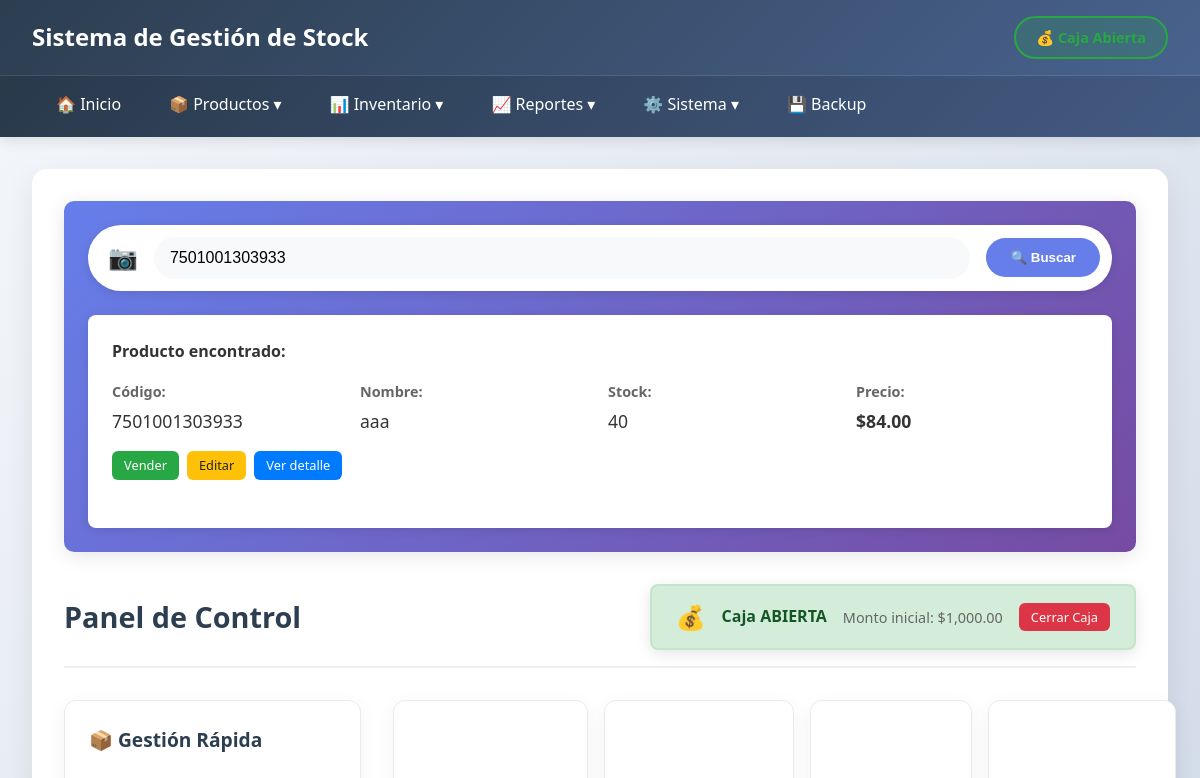
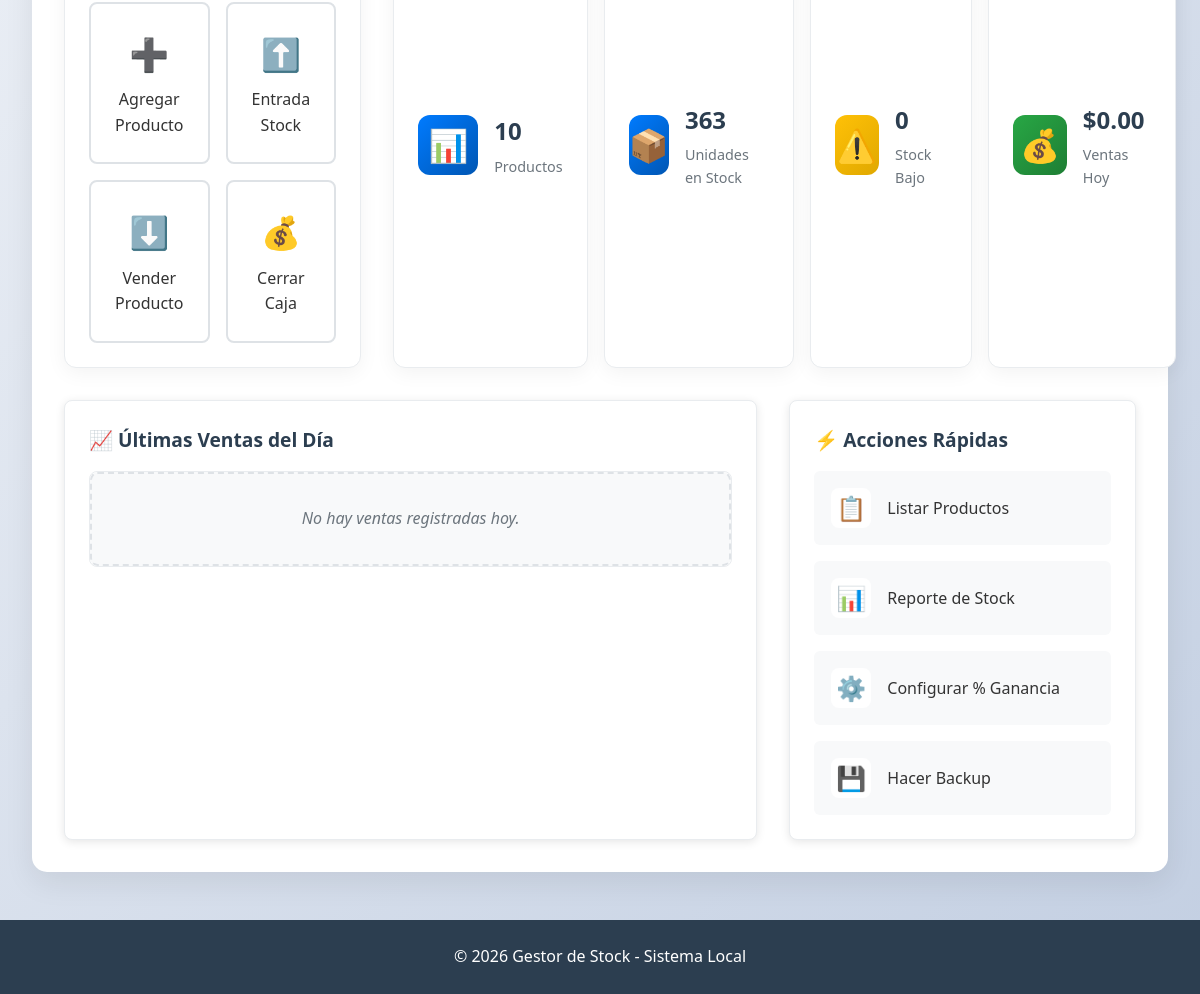
Screenshot of /index.php?buscar=7501001303933 with the database file from the repository (2 pictures, top to bottom).
### tables this page shows
CREATE TABLE `productos` (
  `id` int(11) NOT NULL AUTO_INCREMENT,
  `codigo_barras` varchar(100) NOT NULL,
  `nombre` varchar(255) NOT NULL,
  `descripcion` text DEFAULT NULL,
  `precio_compra` decimal(10,2) DEFAULT 0.00,
  `precio_venta` decimal(10,2) DEFAULT 0.00,
  `stock_actual` int(11) DEFAULT 0,
  `stock_minimo` int(11) DEFAULT 0,
  `fecha_creacion` timestamp NOT NULL DEFAULT current_timestamp(),
  `fecha_actualizacion` timestamp NOT NULL DEFAULT current_timestamp() ON UPDATE current_timestamp(),
  PRIMARY KEY (`id`),
  UNIQUE KEY `codigo_barras` (`codigo_barras`),
  KEY `idx_codigo_barras` (`codigo_barras`),
  KEY `idx_nombre` (`nombre`),
  KEY `idx_stock` (`stock_actual`),
  KEY `idx_fecha_creacion` (`fecha_creacion`),
  KEY `idx_productos_stock_minimo` (`stock_minimo`),
  KEY `idx_productos_precio_venta` (`precio_venta`)
);

CREATE TABLE `caja` (
  `id` int(11) NOT NULL AUTO_INCREMENT,
  `fecha_apertura` datetime NOT NULL,
  `fecha_cierre` datetime DEFAULT NULL,
  `monto_inicial` decimal(10,2) NOT NULL DEFAULT 0.00,
  `monto_final` decimal(10,2) DEFAULT NULL,
  `estado` enum('abierta','cerrada') DEFAULT 'abierta',
  `observaciones` text DEFAULT NULL,
  PRIMARY KEY (`id`),
  KEY `idx_fecha_apertura` (`fecha_apertura`),
  KEY `idx_estado` (`estado`),
  KEY `idx_fecha_cierre` (`fecha_cierre`),
  KEY `idx_caja_fecha_apertura_cierre` (`fecha_apertura`,`fecha_cierre`)
);

### includes/functions.php (called while the page is built, shortened)
<?php
class Functions {
    private $conn;
    public function __construct($db) {
        $this->conn = $db;
    }
    private function tableExists($tableName) {
        try {
            $query = "SHOW TABLES LIKE :table";
            $stmt = $this->conn->prepare($query);
            $stmt->bindValue(':table', $tableName);
            $stmt->execute();
            return $stmt->rowCount() > 0;
        } catch(PDOException $e) {
            return false;
        }
    }
    public function createMissingTables() {
        $tables = [
            'caja' => "CREATE TABLE IF NOT EXISTS caja (
                id INT AUTO_INCREMENT PRIMARY KEY,
                fecha_apertura DATETIME NOT NULL,
                fecha_cierre DATETIME,
                monto_inicial DECIMAL(10,2) NOT NULL DEFAULT 0,
                monto_final DECIMAL(10,2),
                estado ENUM('abierta', 'cerrada') DEFAULT 'abierta',
                observaciones TEXT
            )",
            'configuracion' => "CREATE TABLE IF NOT EXISTS configuracion (
                id INT AUTO_INCREMENT PRIMARY KEY,
                clave VARCHAR(50) UNIQUE NOT NULL,
                valor VARCHAR(255),
                descripcion TEXT
            )"
        ];
        foreach ($tables as $table => $sql) {
            if (!$this->tableExists($table)) {
                try {
                    $stmt = $this->conn->prepare($sql);
                    $stmt->execute();
                    if ($table == 'configuracion') {
                        $default_data = [
                            ['porcentaje_ganancia', '10', 'Porcentaje de ganancia aplicado al precio de compra para calcular precio de venta'],
                            ['usuario_default', 'Administrador', 'Usuario por defecto para movimientos']
                        ];
                        foreach ($default_data as $data) {
                            $query = "INSERT IGNORE INTO configuracion (clave, valor, descripcion) VALUES (?, ?, ?)";
                            $stmt = $this->conn->prepare($query);
                            $stmt->execute($data);
                        }
                    }
                } catch(PDOException $e) {
                    error_log("Error creating table $table: " . $e->getMessage());
                }
            }
        }
    }
    public function isCajaAbierta() {
        $this->createMissingTables();
        try {
            $query = "SELECT * FROM caja WHERE estado = 'abierta' ORDER BY id DESC LIMIT 1";
            $stmt = $this->conn->prepare($query);
            $stmt->execute();
            return $stmt->fetch(PDO::FETCH_ASSOC);
        } catch(PDOException $e) {
            return false;
        }
    }
}
?>

### index.php (the view, shortened to what this page needs)
<?php
require_once 'includes/functions.php';
$database = new Database();
$db = $database->getConnection();
$functions = new Functions($db);
$caja_abierta = $functions->isCajaAbierta();
$query_stats = "SELECT
    COUNT(*) as total_productos,
    SUM(stock_actual) as total_stock,
    SUM(CASE WHEN stock_actual <= stock_minimo THEN 1 ELSE 0 END) as stock_bajo
    FROM productos";
$stmt_stats = $db->prepare($query_stats);
$stmt_stats->execute();
$stats = $stmt_stats->fetch(PDO::FETCH_ASSOC);
$query_ventas = "SELECT p.nombre, m.cantidad, p.precio_venta, m.fecha_movimiento
                 FROM movimientos_inventario m
                 JOIN productos p ON m.producto_id = p.id
                 WHERE m.tipo = 'salida'
                 AND DATE(m.fecha_movimiento) = CURDATE()
                 ORDER BY m.fecha_movimiento DESC
                 LIMIT 10";
$stmt_ventas = $db->prepare($query_ventas);
$stmt_ventas->execute();
$ultimas_ventas = $stmt_ventas->fetchAll(PDO::FETCH_ASSOC);
$total_ventas_dia = 0;
$codigo_buscado = '';
$producto_encontrado = null;
if (isset($_GET['buscar'])) {
    $codigo_buscado = trim($_GET['buscar']);
    if (!empty($codigo_buscado)) {
        $query_buscar = "SELECT * FROM productos WHERE codigo_barras = :codigo";
        $stmt_buscar = $db->prepare($query_buscar);
        $stmt_buscar->bindParam(':codigo', $codigo_buscado);
        $stmt_buscar->execute();
        $producto_encontrado = $stmt_buscar->fetch(PDO::FETCH_ASSOC);
    }
}
?>
<?php include 'includes/header.php'; ?>
<div class="dashboard">
    <div class="barcode-scanner-section">
        <div class="scanner-container">
            <div class="scanner-icon">📷</div>
            <input type="text"
                   id="barcode-scanner"
                   class="barcode-input"
                   placeholder="Escanea un código de barras o ingrésalo manualmente..."
                   autofocus
                   value="<?php echo htmlspecialchars($codigo_buscado); ?>">
            <button type="button" onclick="buscarProducto()" class="btn-scanner">🔍 Buscar</button>
        </div>
        <?php if ($codigo_buscado && $producto_encontrado): ?>
        <div class="producto-encontrado">
            <h4>Producto encontrado:</h4>
            <div class="producto-info">
                <div class="producto-dato">
                    <span class="label">Código:</span>
                    <span class="value"><?php echo htmlspecialchars($producto_encontrado['codigo_barras']); ?></span>
                </div>
                <div class="producto-dato">
                    <span class="label">Nombre:</span>
                    <span class="value"><?php echo htmlspecialchars($producto_encontrado['nombre']); ?></span>
                </div>
                <div class="producto-dato">
                    <span class="label">Stock:</span>
                    <span class="value <?php echo $producto_encontrado['stock_actual'] <= $producto_encontrado['stock_minimo'] ? 'stock-bajo' : 'stock-normal'; ?>">
                        <?php echo $producto_encontrado['stock_actual']; ?>
                    </span>
                </div>
                <div class="producto-dato">
                    <span class="label">Precio:</span>
                    <span class="value precio">$<?php echo number_format($producto_encontrado['precio_venta'], 2); ?></span>
                </div>
                <div class="producto-acciones">
                    <a href="modules/inventario/salida.php?producto_id=<?php echo $producto_encontrado['id']; ?>" class="btn btn-success btn-small">Vender</a>
                    <a href="modules/productos/editar.php?id=<?php echo $producto_encontrado['id']; ?>" class="btn btn-warning btn-small">Editar</a>
                    <a href="modules/productos/listar.php?buscar=<?php echo urlencode($codigo_buscado); ?>" class="btn btn-info btn-small">Ver detalle</a>
                </div>
            </div>
        </div>
        <?php endif; ?>
    </div>
    <div class="welcome-section">
        <h2>Panel de Control</h2>
        <div class="status-caja <?php echo $caja_abierta ? 'abierta' : 'cerrada'; ?>">
            <span class="status-icon"><?php echo $caja_abierta ? '💰' : '🔒'; ?></span>
            <span class="status-text">Caja <?php echo $caja_abierta ? 'ABIERTA' : 'CERRADA'; ?></span>
            <?php if ($caja_abierta): ?>
                <span class="status-monto">Monto inicial: $<?php echo number_format($caja_abierta['monto_inicial'], 2); ?></span>
                <a href="modules/caja/cierre.php" class="btn btn-danger btn-small">Cerrar Caja</a>
            <?php else: ?>
                <a href="modules/caja/apertura.php" class="btn btn-success btn-small">Abrir Caja</a>
            <?php endif; ?>
        </div>
    </div>
    <div class="quick-actions">
        <div class="action-card">
            <h3>📦 Gestión Rápida</h3>
            <div class="action-buttons">
                <a href="modules/productos/agregar.php" class="btn-action">
                    <span class="icon">➕</span>
                    <span>Agregar Producto</span>
                </a>
                <a href="modules/inventario/entrada.php" class="btn-action">
                    <span class="icon">⬆️</span>
                    <span>Entrada Stock</span>
                </a>
                <a href="modules/inventario/salida.php" class="btn-action">
                    <span class="icon">⬇️</span>
                    <span>Vender Producto</span>
                </a>
                <a href="modules/caja/cierre.php" class="btn-action">
                    <span class="icon">💰</span>
                    <span>Cerrar Caja</span>
                </a>
            </div>
        </div>
        <div class="stats">
            <div class="stat-card">
                <div class="stat-icon">📊</div>
                <div class="stat-info">
                    <h4><?php echo $stats['total_productos']; ?></h4>
                    <p>Productos</p>
                </div>
            </div>
            <div class="stat-card">
                <div class="stat-icon">📦</div>
                <div class="stat-info">
                    <h4><?php echo $stats['total_stock']; ?></h4>
                    <p>Unidades en Stock</p>
                </div>
            </div>
            <div class="stat-card warning">
                <div class="stat-icon">⚠️</div>
                <div class="stat-info">
                    <h4><?php echo $stats['stock_bajo']; ?></h4>
                    <p>Stock Bajo</p>
                </div>
            </div>
            <div class="stat-card success">
                <div class="stat-icon">💰</div>
                <div class="stat-info">
                    <h4>$<?php echo number_format($total_ventas_dia, 2); ?></h4>
                    <p>Ventas Hoy</p>
                </div>
            </div>
        </div>
    </div>
<div class="dashboard-sections">
    <div class="section">
        <h3>📈 Últimas Ventas del Día</h3>
        <div class="ventas-table">
            <?php if (count($ultimas_ventas) > 0): ?>
                <table>
                    <thead>
                        <tr>
                            <th>Producto</th>
                            <th>Cantidad</th>
                            <th>Precio</th>
                            <th>Total</th>
                            <th>Hora</th>
                        </tr>
                    </thead>
                    <tbody>
                        <?php foreach ($ultimas_ventas as $venta): ?>
                        <tr>
                            <td><?php echo htmlspecialchars($venta['nombre']); ?></td>
                            <td><?php echo $venta['cantidad']; ?></td>
                            <td>$<?php echo number_format($venta['precio_venta'], 2); ?></td>
                            <td>$<?php echo number_format($venta['cantidad'] * $venta['precio_venta'], 2); ?></td>
                            <td><?php echo date('H:i', strtotime($venta['fecha_movimiento'])); ?></td>
                        </tr>
                        <?php endforeach; ?>
                    </tbody>
                </table>
            <?php else: ?>
                <p class="no-data">No hay ventas registradas hoy.</p>
            <?php endif; ?>
        </div>
    </div>
    <div class="section">
        <h3>⚡ Acciones Rápidas</h3>
        <div class="quick-links">
            <a href="modules/productos/listar.php" class="quick-link">
                <span class="link-icon">📋</span>
                <span class="link-text">Listar Productos</span>
            </a>
            <a href="modules/reportes/stock.php" class="quick-link">
                <span class="link-icon">📊</span>
                <span class="link-text">Reporte de Stock</span>
            </a>
            <a href="modules/configuracion/porcentaje.php" class="quick-link">
                <span class="link-icon">⚙️</span>
                <span class="link-text">Configurar % Ganancia</span>
            </a>
            <a href="backups/backup.php?action=backup" class="quick-link" onclick="return confirm('¿Generar backup de la base de datos?')">
                <span class="link-icon">💾</span>
                <span class="link-text">Hacer Backup</span>
            </a>
        </div>
    </div>
</div>
<?php include 'includes/footer.php'; ?>

### rows the page displays
productos: codigo_barras "7501001303933", nombre "aaa", stock_actual "40", precio_venta "84.00"
caja: monto_inicial "1,000.00"

### other values shown
$stats['total_productos'] "10"
$stats['total_stock'] "363"
$stats['stock_bajo'] "0"
$total_ventas_dia "0.00"
